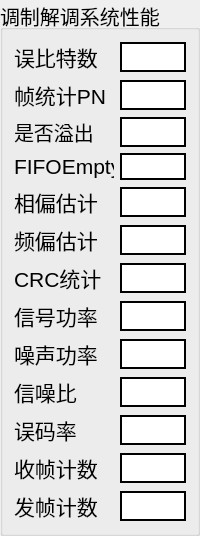
         <widget class="QGroupBox" name="groupBox_5">
          <property name="maximumSize">
           <size>
            <width>250</width>
            <height>16777215</height>
           </size>
          </property>
          <property name="font">
           <font>
            <pointsize>15</pointsize>
           </font>
          </property>
          <property name="title">
           <string>调制解调系统性能</string>
          </property>
          <layout class="QGridLayout" name="gridLayout">
           <item row="0" column="0">
            <widget class="QLabel" name="errbit_label">
             <property name="maximumSize">
              <size>
               <width>100</width>
               <height>35</height>
              </size>
             </property>
             <property name="font">
              <font>
               <pointsize>16</pointsize>
              </font>
             </property>
             <property name="text">
              <string>误比特数</string>
             </property>
            </widget>
           </item>
           <item row="0" column="1">
            <widget class="QLabel" name="errbit_show">
             <property name="minimumSize">
              <size>
               <width>0</width>
               <height>0</height>
              </size>
             </property>
             <property name="maximumSize">
              <size>
               <width>100</width>
               <height>30</height>
              </size>
             </property>
             <property name="font">
              <font>
               <pointsize>15</pointsize>
               <weight>50</weight>
               <bold>false</bold>
              </font>
             </property>
             <property name="tabletTracking">
              <bool>false</bool>
             </property>
             <property name="styleSheet">
              <string notr="true">background-color: rgb(255, 255, 255);</string>
             </property>
             <property name="inputMethodHints">
              <set>Qt::ImhNone</set>
             </property>
             <property name="frameShape">
              <enum>QFrame::WinPanel</enum>
             </property>
             <property name="text">
              <string/>
             </property>
             <property name="textFormat">
              <enum>Qt::AutoText</enum>
             </property>
            </widget>
           </item>
           <item row="1" column="0">
            <widget class="QLabel" name="tolfrm_label">
             <property name="maximumSize">
              <size>
               <width>100</width>
               <height>35</height>
              </size>
             </property>
             <property name="font">
              <font>
               <pointsize>16</pointsize>
              </font>
             </property>
             <property name="text">
              <string>帧统计PN</string>
             </property>
            </widget>
           </item>
           <item row="1" column="1">
            <widget class="QLabel" name="tolfrm_show">
             <property name="maximumSize">
              <size>
               <width>100</width>
               <height>30</height>
              </size>
             </property>
             <property name="font">
              <font>
               <pointsize>15</pointsize>
               <weight>50</weight>
               <bold>false</bold>
              </font>
             </property>
             <property name="autoFillBackground">
              <bool>false</bool>
             </property>
             <property name="styleSheet">
              <string notr="true">background-color: rgb(255, 255, 255);</string>
             </property>
             <property name="frameShape">
              <enum>QFrame::WinPanel</enum>
             </property>
             <property name="frameShadow">
              <enum>QFrame::Plain</enum>
             </property>
             <property name="text">
              <string/>
             </property>
            </widget>
           </item>
           <item row="2" column="0">
            <widget class="QLabel" name="over_flag_rx_label">
             <property name="maximumSize">
              <size>
               <width>100</width>
               <height>35</height>
              </size>
             </property>
             <property name="font">
              <font>
               <pointsize>15</pointsize>
              </font>
             </property>
             <property name="text">
              <string>是否溢出</string>
             </property>
            </widget>
           </item>
           <item row="2" column="1">
            <widget class="QLabel" name="over_flag_rx_show">
             <property name="maximumSize">
              <size>
               <width>100</width>
               <height>30</height>
              </size>
             </property>
             <property name="font">
              <font>
               <pointsize>15</pointsize>
               <weight>50</weight>
               <bold>false</bold>
              </font>
             </property>
             <property name="styleSheet">
              <string notr="true">background-color: rgb(255, 255, 255);</string>
             </property>
             <property name="frameShape">
              <enum>QFrame::WinPanel</enum>
             </property>
             <property name="text">
              <string/>
             </property>
            </widget>
           </item>
           <item row="3" column="0">
            <widget class="QLabel" name="FIFOEmpty_label">
             <property name="maximumSize">
              <size>
               <width>100</width>
               <height>35</height>
              </size>
             </property>
             <property name="font">
              <font>
               <pointsize>16</pointsize>
              </font>
             </property>
             <property name="text">
              <string>FIFOEmpty</string>
             </property>
            </widget>
           </item>
           <item row="3" column="1">
            <widget class="QLabel" name="FIFOEmpty_show">
             <property name="maximumSize">
              <size>
               <width>100</width>
               <height>30</height>
              </size>
             </property>
             <property name="font">
              <font>
               <pointsize>15</pointsize>
               <weight>50</weight>
               <bold>false</bold>
              </font>
             </property>
             <property name="styleSheet">
              <string notr="true">background-color: rgb(255, 255, 255);</string>
             </property>
             <property name="frameShape">
              <enum>QFrame::WinPanel</enum>
             </property>
             <property name="text">
              <string/>
             </property>
            </widget>
           </item>
           <item row="4" column="0">
            <widget class="QLabel" name="phase_est_label">
             <property name="maximumSize">
              <size>
               <width>100</width>
               <height>35</height>
              </size>
             </property>
             <property name="font">
              <font>
               <pointsize>16</pointsize>
              </font>
             </property>
             <property name="text">
              <string>相偏估计</string>
             </property>
            </widget>
           </item>
           <item row="4" column="1">
            <widget class="QLabel" name="phase_est_show">
             <property name="maximumSize">
              <size>
               <width>100</width>
               <height>30</height>
              </size>
             </property>
             <property name="font">
              <font>
               <pointsize>15</pointsize>
               <weight>50</weight>
               <bold>false</bold>
              </font>
             </property>
             <property name="styleSheet">
              <string notr="true">background-color: rgb(255, 255, 255);</string>
             </property>
             <property name="frameShape">
              <enum>QFrame::WinPanel</enum>
             </property>
             <property name="text">
              <string/>
             </property>
            </widget>
           </item>
           <item row="5" column="0">
            <widget class="QLabel" name="o_freq_est_t_label">
             <property name="maximumSize">
              <size>
               <width>100</width>
               <height>35</height>
              </size>
             </property>
             <property name="font">
              <font>
               <pointsize>16</pointsize>
              </font>
             </property>
             <property name="text">
              <string>频偏估计</string>
             </property>
            </widget>
           </item>
           <item row="5" column="1">
            <widget class="QLabel" name="o_freq_est_t_show">
             <property name="maximumSize">
              <size>
               <width>100</width>
               <height>30</height>
              </size>
             </property>
             <property name="font">
              <font>
               <pointsize>15</pointsize>
               <weight>50</weight>
               <bold>false</bold>
              </font>
             </property>
             <property name="styleSheet">
              <string notr="true">background-color: rgb(255, 255, 255);</string>
             </property>
             <property name="frameShape">
              <enum>QFrame::WinPanel</enum>
             </property>
             <property name="text">
              <string/>
             </property>
            </widget>
           </item>
           <item row="6" column="0">
            <widget class="QLabel" name="crc_error_label">
             <property name="maximumSize">
              <size>
               <width>100</width>
               <height>35</height>
              </size>
             </property>
             <property name="font">
              <font>
               <pointsize>16</pointsize>
              </font>
             </property>
             <property name="text">
              <string>CRC统计</string>
             </property>
            </widget>
           </item>
           <item row="6" column="1">
            <widget class="QLabel" name="crc_error_show">
             <property name="maximumSize">
              <size>
               <width>100</width>
               <height>30</height>
              </size>
             </property>
             <property name="font">
              <font>
               <pointsize>15</pointsize>
               <weight>50</weight>
               <bold>false</bold>
              </font>
             </property>
             <property name="styleSheet">
              <string notr="true">background-color: rgb(255, 255, 255);</string>
             </property>
             <property name="frameShape">
              <enum>QFrame::WinPanel</enum>
             </property>
             <property name="text">
              <string/>
             </property>
            </widget>
           </item>
           <item row="7" column="0">
            <widget class="QLabel" name="singal_pwr_sum_label">
             <property name="maximumSize">
              <size>
               <width>100</width>
               <height>35</height>
              </size>
             </property>
             <property name="font">
              <font>
               <pointsize>16</pointsize>
              </font>
             </property>
             <property name="text">
              <string>信号功率</string>
             </property>
            </widget>
           </item>
           <item row="7" column="1">
            <widget class="QLabel" name="singal_pwr_sum_show">
             <property name="maximumSize">
              <size>
               <width>100</width>
               <height>30</height>
              </size>
             </property>
             <property name="font">
              <font>
               <pointsize>15</pointsize>
               <weight>50</weight>
               <bold>false</bold>
              </font>
             </property>
             <property name="styleSheet">
              <string notr="true">background-color: rgb(255, 255, 255);</string>
             </property>
             <property name="frameShape">
              <enum>QFrame::WinPanel</enum>
             </property>
             <property name="text">
              <string/>
             </property>
            </widget>
           </item>
           <item row="8" column="0">
            <widget class="QLabel" name="noise_pwr_sum_label">
             <property name="maximumSize">
              <size>
               <width>100</width>
               <height>35</height>
              </size>
             </property>
             <property name="font">
              <font>
               <pointsize>16</pointsize>
              </font>
             </property>
             <property name="text">
              <string>噪声功率</string>
             </property>
            </widget>
           </item>
           <item row="8" column="1">
            <widget class="QLabel" name="noise_pwr_sum_show">
             <property name="maximumSize">
              <size>
               <width>100</width>
               <height>30</height>
              </size>
             </property>
             <property name="font">
              <font>
               <pointsize>15</pointsize>
               <weight>50</weight>
               <bold>false</bold>
              </font>
             </property>
             <property name="styleSheet">
              <string notr="true">background-color: rgb(255, 255, 255);</string>
             </property>
             <property name="frameShape">
              <enum>QFrame::WinPanel</enum>
             </property>
             <property name="text">
              <string/>
             </property>
            </widget>
           </item>
           <item row="9" column="0">
            <widget class="QLabel" name="SNR_current_label">
             <property name="maximumSize">
              <size>
               <width>100</width>
               <height>35</height>
              </size>
             </property>
             <property name="font">
              <font>
               <pointsize>16</pointsize>
              </font>
             </property>
             <property name="text">
              <string>信噪比</string>
             </property>
            </widget>
           </item>
           <item row="9" column="1">
            <widget class="QLabel" name="SNR_current_show">
             <property name="maximumSize">
              <size>
               <width>100</width>
               <height>30</height>
              </size>
             </property>
             <property name="font">
              <font>
               <pointsize>15</pointsize>
               <weight>50</weight>
               <bold>false</bold>
              </font>
             </property>
             <property name="styleSheet">
              <string notr="true">background-color: rgb(255, 255, 255);</string>
             </property>
             <property name="frameShape">
              <enum>QFrame::WinPanel</enum>
             </property>
             <property name="text">
              <string/>
             </property>
            </widget>
           </item>
           <item row="10" column="0">
            <widget class="QLabel" name="BER_label">
             <property name="maximumSize">
              <size>
               <width>100</width>
               <height>35</height>
              </size>
             </property>
             <property name="font">
              <font>
               <pointsize>16</pointsize>
              </font>
             </property>
             <property name="text">
              <string>误码率</string>
             </property>
            </widget>
           </item>
           <item row="10" column="1">
            <widget class="QLabel" name="BER_show">
             <property name="minimumSize">
              <size>
               <width>0</width>
               <height>0</height>
              </size>
             </property>
             <property name="maximumSize">
              <size>
               <width>100</width>
               <height>30</height>
              </size>
             </property>
             <property name="font">
              <font>
               <pointsize>15</pointsize>
               <weight>50</weight>
               <bold>false</bold>
              </font>
             </property>
             <property name="tabletTracking">
              <bool>false</bool>
             </property>
             <property name="styleSheet">
              <string notr="true">background-color: rgb(255, 255, 255);</string>
             </property>
             <property name="frameShape">
              <enum>QFrame::WinPanel</enum>
             </property>
             <property name="text">
              <string/>
             </property>
             <property name="textFormat">
              <enum>Qt::AutoText</enum>
             </property>
            </widget>
           </item>
           <item row="11" column="0">
            <widget class="QLabel" name="cnt_rx_frame_label">
             <property name="maximumSize">
              <size>
               <width>100</width>
               <height>35</height>
              </size>
             </property>
             <property name="font">
              <font>
               <pointsize>16</pointsize>
              </font>
             </property>
             <property name="text">
              <string>收帧计数</string>
             </property>
            </widget>
           </item>
           <item row="11" column="1">
            <widget class="QLabel" name="cnt_rx_frame_show">
             <property name="maximumSize">
              <size>
               <width>100</width>
               <height>30</height>
              </size>
             </property>
             <property name="font">
              <font>
               <pointsize>15</pointsize>
               <weight>50</weight>
               <bold>false</bold>
              </font>
             </property>
             <property name="styleSheet">
              <string notr="true">background-color: rgb(255, 255, 255);</string>
             </property>
             <property name="frameShape">
              <enum>QFrame::WinPanel</enum>
             </property>
             <property name="text">
              <string/>
             </property>
            </widget>
           </item>
           <item row="12" column="0">
            <widget class="QLabel" name="cnt_frame_tx_label">
             <property name="maximumSize">
              <size>
               <width>100</width>
               <height>35</height>
              </size>
             </property>
             <property name="font">
              <font>
               <pointsize>16</pointsize>
              </font>
             </property>
             <property name="text">
              <string>发帧计数</string>
             </property>
            </widget>
           </item>
           <item row="12" column="1">
            <widget class="QLabel" name="cnt_frame_tx_show">
             <property name="enabled">
              <bool>true</bool>
             </property>
             <property name="maximumSize">
              <size>
               <width>100</width>
               <height>30</height>
              </size>
             </property>
             <property name="font">
              <font>
               <pointsize>15</pointsize>
               <weight>50</weight>
               <bold>false</bold>
              </font>
             </property>
             <property name="autoFillBackground">
              <bool>false</bool>
             </property>
             <property name="styleSheet">
              <string notr="true">background-color: rgb(255, 255, 255);</string>
             </property>
             <property name="frameShape">
              <enum>QFrame::WinPanel</enum>
             </property>
             <property name="text">
              <string/>
             </property>
            </widget>
           </item>
          </layout>
         </widget>
